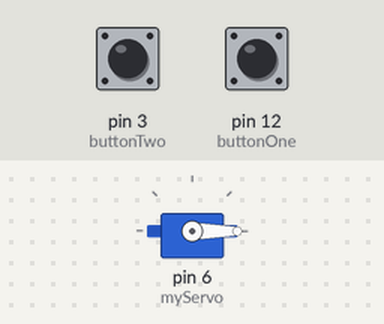
A sketch run on a simulated Arduino Uno, built with avr-gcc and run on an emulated ATmega328P. Parts: servo. The inputs (shaded band) are chosen by the test bench; at power-on: pin 3 (buttonTwo) HIGH, pin 12 (buttonOne) HIGH.

Above: at 1.2 s.
1.3 s: pin 3 (buttonTwo) pulled LOW for 1 s
3.8 s: pin 12 (buttonOne) pulled LOW for 1 s
At 4.26 s:
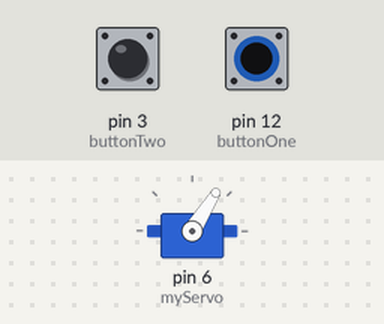
7.1 s: pin 3 (buttonTwo) pulled LOW for 0.15 s
At 7.6 s:
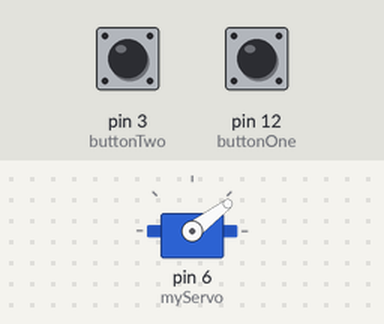
8.7 s: pin 12 (buttonOne) pulled LOW for 0.15 s
At 9.9 s:
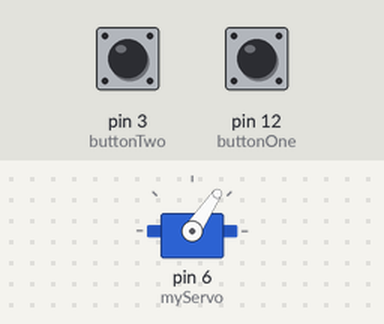
Timing chart, 0 to 11.3 s (numbered marks = the images above; inputs shaded):
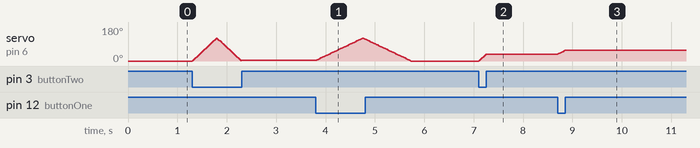

The sketch:

sketch_06.ino
```cpp
#include <Servo.h> //Bibliotheek toevoegen van servo

Servo myServo; //Servo object
int position;  //Variable voor positie servo

const int buttonOne = 12; //Pin van knop 1
const int buttonTwo = 3;  //Pin van knop 2
int posButtonOne; //Staat van knop 1
int posButtonTwo; //Staat van knop 2
int posBothButtons; //Staat van beide knoppen bij elkaar

void setup(){
  myServo.attach(6); //Verbindt servo met pin 6
  pinMode(buttonOne, INPUT_PULLUP); //Klaarzetten knop 1
  pinMode(buttonTwo, INPUT_PULLUP); //Klaarzetten knop 2
  myServo.write(0); //Lezen van begin positie servo
}

void loop(){
  position = myServo.read(); //Lees de huidige stand servo

  servoFunction(); //Functie om de servo te laten bewegen

}

void servoFunction(){

  //Nakijken of knop 1 is ingedrukt en of de positie servo kleiner is dan 120 graden
  if(digitalRead(buttonOne) == LOW && position <= 120){
    //Verhoog met 1
    posButtonOne = position + 1;
    //De servo laten bewegen aan de hand van de posButtonOne
    myServo.write(posButtonOne);
    //Kleine vertraging
    delay(8);

    //Als de positie 120 is stop met verhogen
    //De servo gaat automatisch naar positie 0
    if(position == 120){
      for(position = 120; position >= 0; position--){
            //Beweeg Servo
          myServo.write(position);
            //Vertraag met 1 sec
          delay(8);
      }
    }
  }

  //Nakijken of knop 2 is ingedrukt en of de positie servo kleiner is dan 120 graden
  if(digitalRead(buttonTwo) == LOW && position <= 120){

    //Verhoog met 1
    posButtonTwo = position + 1;
    //De servo laten bewegen aan de hand van de posButtonTwo
    myServo.write(posButtonTwo);
    //Vertraging halve seconde
    delay(4);

    //Als de positie 120 is stop met verhogen
    //De servo gaat automatisch naar positie 0
    if(position == 120){
      for(position = 120; position >= 0; position--){
        //Beweeg servo
        myServo.write(position);
        //Vertraag 0.5 seconde
        delay(4);
      }
    }

  }


  //Als de beide knoppen zijn ingedrukt en positie lager of gelijk is aan 120 graden
  if(digitalRead(buttonOne) == LOW && digitalRead(buttonTwo) == LOW
    && position <= 120){

    //Verhogen met 1
    posBothButtons = position + 1;

    //The servo moves according the value posButtonOne
    myServo.write(posBothButtons);
    //Vertaging
    delay(8);

    //Als de positie 120 is stop met verhogen
    //De servo gaat automatisch naar positie 0
    if(position == 120){
      //Eerste vertraging 2 seconde servo staat vast
      delay(2000);
      for(position = 120; position >= 0; position--){
        //Beweeg servo
        myServo.write(position);
        //Vertraging
        delay(8);
      }

    }

  }
}
```

Measured:
- after the input at 3.8 s, servo on pin 6 (myServo): rises from 3° to 121° in 0.95 s, then falls to 0° in 0.98 s
- after the input at 7.1 s, servo on pin 6 (myServo): 0° → 37° at once
- after the input at 8.7 s, servo on pin 6 (myServo): 37° → 56° at once
